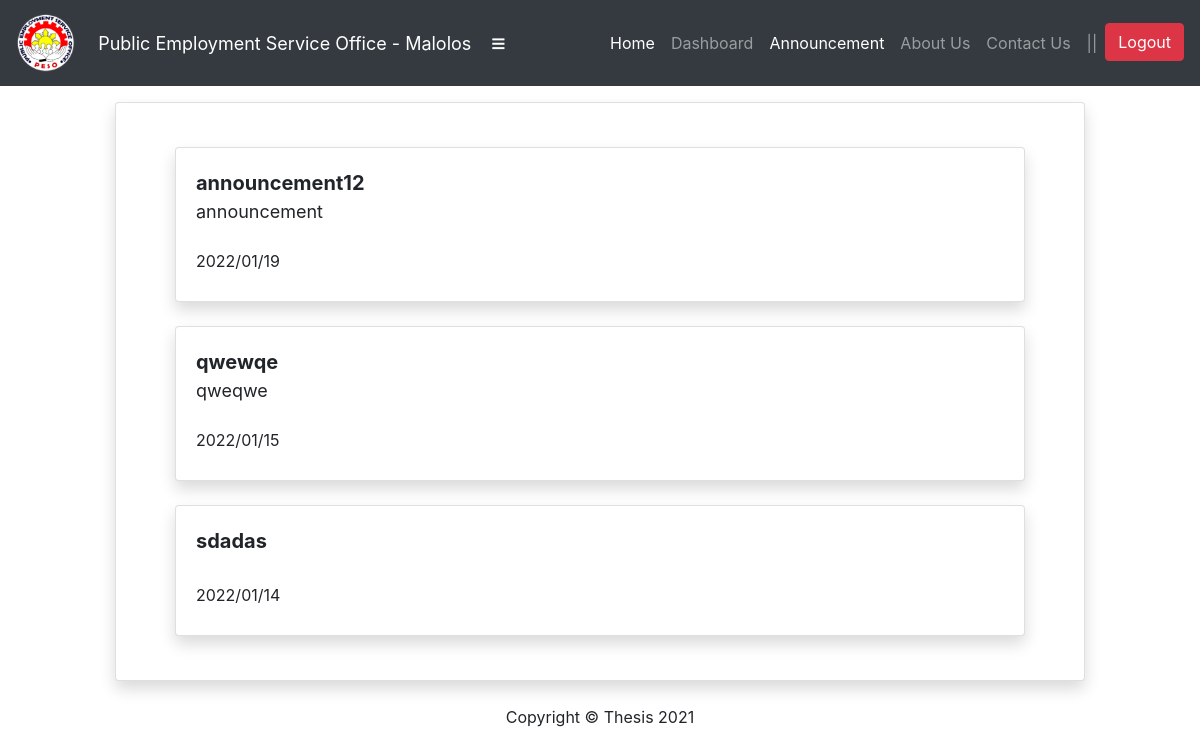
Screenshot of /pages/applicant/announcement.php (signed in) with the database file from the repository.
### tables this page shows
CREATE TABLE `employer_announcement` (
  `id` int(11) NOT NULL,
  `eid` int(11) NOT NULL,
  `announcement_title` varchar(255) NOT NULL,
  `announcement_description` text NOT NULL,
  `announcement_date_posted` varchar(50) NOT NULL
);

### pages/applicant/announcement.php (the view, shortened to what this page needs)
<?php
include("../../php-func/conn.php");
if(isset($_SESSION["access"])){
?>
<!DOCTYPE html>
<html lang="en">
<head>
    <link href="../../vendor/fontawesome-free/css/all.min.css" rel="stylesheet" type="text/css">
    <link href="../../vendor/datatables/dataTables.bootstrap4.css" rel="stylesheet">
    <link href="../../css/sb-admin.css" rel="stylesheet">
    <link href="../../css/customstyle.css" rel="stylesheet">
</head>
<body id="page-top">
    <nav class="navbar navbar-expand navbar-dark bg-dark static-top">
        <a class="navbar-brand mr-1" href="../../index.php" style="font-size: 16px;">
            <div class="row">
                <div class="col-2"><img src="../../images/pesologo.png" alt="Logo.png" width="60px;"></div>
                <div class="col-10 align-self-center" style="font-size: 18px;">Public Employment Service Office - Malolos</div>
            </div>
        </a>
        <button class="btn btn-link btn-sm text-white order-1 order-sm-0" id="sidebarToggle" href="#">
            <i class="fas fa-bars"></i>
        </button>
        <ul class="navbar-nav ml-auto ml-md-0">
            <li class="nav-item">
                <a class="nav-link active" href="index.php">Home</a>
            </li>
            <li class="nav-item">
                <a class="nav-link" href="dashboard.php">Dashboard</a>
            </li>
            <li class="nav-item active">
                <a class="nav-link" href="announcement.php">Announcement</a>
            </li>
            <li class="nav-item">
                <a class="nav-link" href="about.php">About Us</a>
            </li>
            <li class="nav-item">
                <a class="nav-link" href="about.php">Contact Us</a>
            </li>
            <li class="nav-link">
                <a>||</a>
            </li>
            <li class="nav-item dropdown no-arrow">
                <a class="btn btn-danger" href="#" data-toggle="modal" data-target="#logoutModal">Logout</a>
            </li>
        </ul>
    </nav>
    <div id="wrapper">
        <div id="content-wrapper">
            <div class="container-fluid">
                <div class="row justify-content-md-center">
                    <div class="col-xl-10 col-sm-10 mb-8">
                        <div class="card col-xl-12 col-sm-12 mb-4 shadow">
                            <div class="card-body">
                            <?php
                            $query="
                            SELECT *
                            FROM employer_announcement
                            ORDER BY announcement_date_posted DESC
                            LIMIT 5 ";
                            if (!$result = $mysqli->query($query)){
                                exit($mysqli->error);
                            }
                            if($result->num_rows > 0){
                                while($row = $result->fetch_assoc()){
                                    $A_Title = $row['announcement_title'];
                                    $A_Desc = $row['announcement_description'];
                                    $A_Date = $row['announcement_date_posted'];
                            ?>
                            <div class="card m-4 shadow ">
                                <div class="card-body">
                                    <div class="row">
                                        <div class="col-xl-12 col-sm-12">
                                            <div style="font-size:20px;"><strong><?php echo $A_Title;?></strong></div>
                                        </div>
                                        <div class="col-xl-12 col-sm-12">
                                            <div style="font-size:18px;"><label><?php echo $A_Desc;?></label></div>
                                        </div>
                                        <div class="col-xl-12 col-sm-12">
                                            <div style="font-size: 16px;"><label><?php echo $A_Date;?></label></div>
                                        </div>
                                    </div>
                                </div>
                            </div>
                            <?php
                                }
                            }
                            ?>
                            </div>
                        </div>
                    </div>
                </div>
            </div>
            <footer class="footer">
                <div class="container my-auto">
                    <div class="copyright text-center my-auto">
                        <span>Copyright © Thesis 2021</span>
                    </div>
                </div>
            </footer>
        </div>
    </div>
</body>
</html>
<?php
}else{
    header('Location: ../login/applicantlogin.php');
    $url = "../login/applicantlogin.php";
    echo '<META HTTP-EQUIV=Refresh CONTENT="0; URL='.$url.'">';
}
?>

### pages/applicant/css/customstyle.css (style rules this page uses)
a, .messagebox { text-decoration: none; color: black; }

### rows the page displays
employer_announcement: announcement_title "announcement12", announcement_description "announcement", announcement_date_posted "2022/01/19"
employer_announcement: announcement_title "qwewqe", announcement_description "qweqwe", announcement_date_posted "2022/01/15"
employer_announcement: announcement_title "sdadas", announcement_date_posted "2022/01/14"
